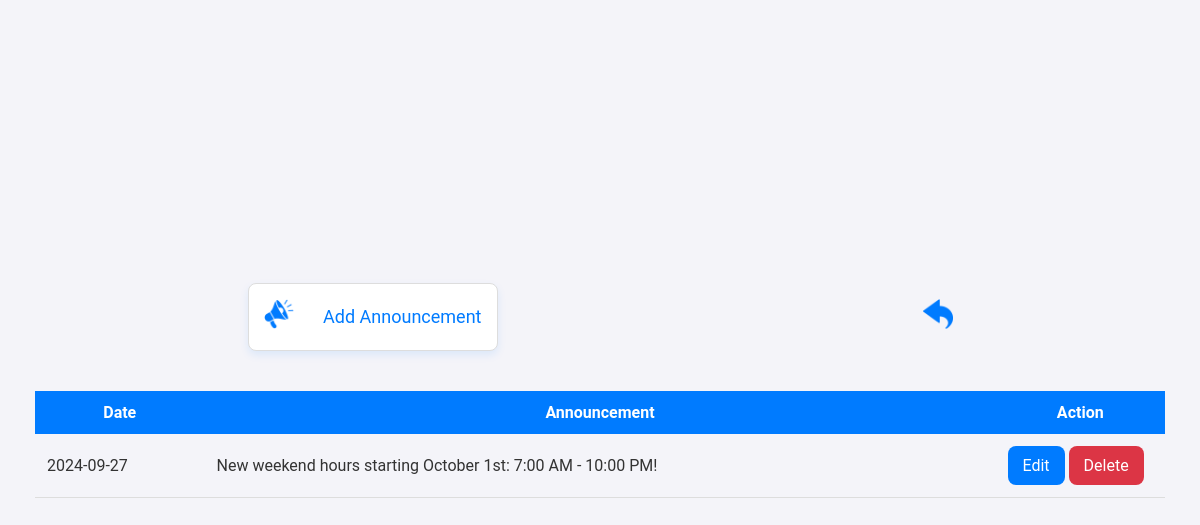
The page /src/admin/announcement/announcement.php (signed in) on the database its author committed.
### tables this page shows
CREATE TABLE `announcement` (
  `id` int(11) NOT NULL,
  `announcement_text` text NOT NULL,
  `date_created` date NOT NULL DEFAULT current_timestamp()
);

### src/admin/announcement/announcement.php (the view, shortened to what this page needs)
<?php
include '../../../config/database.php';
$sql = "SELECT * FROM announcement ORDER BY date_created DESC";
$result = $conn->query($sql);
?>
<!DOCTYPE html>
<html lang="en">
<head>
    <link rel="stylesheet" href="../../../asset/style.css">
</head>
<body>
    <div class="container">
        <div class="row1">
            <div class="card">
                <a href="addAnnouncement.php" class="card-link">
                    <span class="card-icon">
                    <img src="../../../asset/icon/announcement.png" alt="Add Announcement" class="icon">
                    </span>
                    Add Announcement
                </a>
            </div>
            <a  href="../homepage.php" class="card-link">
                <span class="card-icon">
                <img src="../../../asset/icon/back.png" alt="Back" class="icon">
                </span>
            </a>
        </div>
        <table class="three-cols">
            <thead>
                <tr>
                    <th>Date</th>
                    <th>Announcement</th>
                    <th>Action</th>
                </tr>
            </thead>
            <tbody>
                <?php
                if ($result->num_rows > 0) {
                    while($row = $result->fetch_assoc()) {
                        echo "<tr>
                                <td>" . $row['date_created'] . "</td>
                                <td>" . $row['announcement_text'] . "</td>
                                <td>
                                    <button onclick=\"window.location.href='editAnnouncement.php?id=" . $row['id'] . "'\" class=\"blue-button\">Edit</button>
                                    <button onclick=\"showDeleteModal(" . $row['id'] . ")\" class=\"red-button\">Delete</button>
                                </td>
                            </tr>";
                    }
                } else {
                    echo "<tr><td colspan='3'>No announcements found</td></tr>";
                }
                ?>
            </tbody>
        </table>
    </div>
</body>
</html>

### asset/style.css (style rules this page uses)
* { margin: 0; padding: 0; box-sizing: border-box; font-family: "Roboto", sans-serif; }
body { background-color: #f4f4f9; color: #333333; display: flex; justify-content: center; align-items: center; min-height: 100vh; }
a { text-decoration: none; color: #ffffff; }
.blue-button { padding: 10px 15px; border: none; border-radius: 8px; font-size: 16px; color: #ffffff; background-color: #007bff; cursor: pointer; transition: background-color 0.3s ease, box-shadow 0.3s ease; }
.red-button { padding: 10px 15px; border: none; border-radius: 8px; font-size: 16px; color: #ffffff; background-color: #dc3545; cursor: pointer; transition: background-color 0.3s ease, box-shadow 0.3s ease; }
.icon { width: 30px; height: auto; transition: transform 0.3s ease; }
.card { display: inline-block; width: 250px; padding: 15px; border: 1px solid #dddddd; border-radius: 8px; box-shadow: 0 4px 8px rgba(0, 123, 255, 0.1); transition: box-shadow 0.3s ease; background-color: #ffffff; }
.card-link { text-decoration: none; font-size: 18px; display: flex; justify-content: space-between; align-items: center; color: #007bff; position: relative; }
.card-icon { font-size: 24px; transition: transform 0.3s ease; }
.container { display: flex; flex-direction: column; gap: 20px; padding: 5px; width: 95%; }
.row1 { display: flex; justify-content: space-around; align-items: center; }
button { background: none; border: none; padding: 0; margin: 0; }
table { width: 100%; border-collapse: collapse; margin: 20px 0; font-size: 16px; }
thead th { background-color: #007bff; color: #ffffff; padding: 12px; text-align: center; }
tbody tr { border-bottom: 1px solid #dddddd; }
tbody td { padding: 12px; }
.three-cols thead th:nth-child(1) { width: 15%; }
.three-cols thead th:nth-child(2) { width: 70%; }
.three-cols thead th:nth-child(3) { width: 15%; }

### rows shown on the page
announcement: date_created "2024-09-27", announcement_text "New weekend hours starting October 1st: 7:00 AM - 10:00 PM!"
